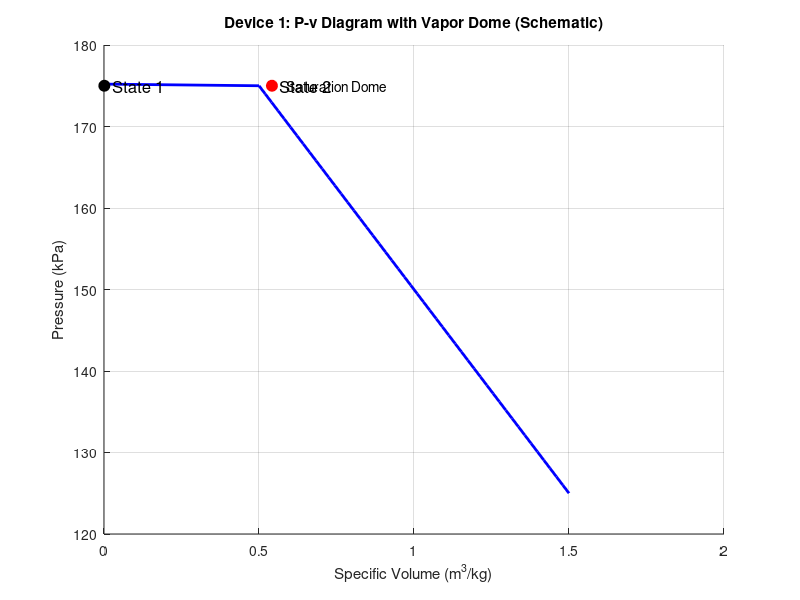
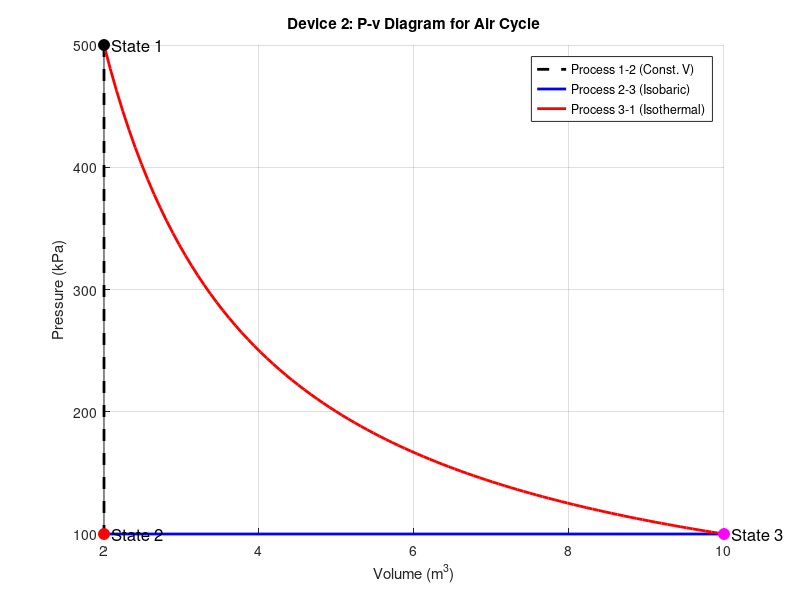
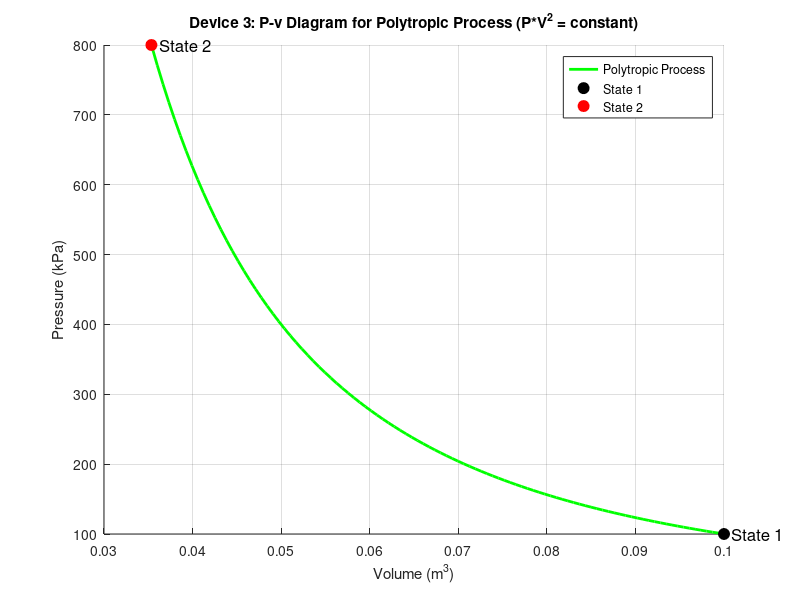

Reproduce these figures in MATLAB, in order.
%% MATLAB Code for Generating P-v Sketches for Homework 5 Devices
% Device 1: Piston-Cylinder with Water (Vapor Dome Sketch)
figure;
hold on;
% Schematic vapor dome (illustrative only)
% Create dummy curves for the saturated liquid and vapor lines.
% Here we use simple linear/quadratic segments to mimic a dome.
v_liq = linspace(0.001, 0.005, 50);                % liquid branch (small specific volumes)
P_liq = 175 + 50*(v_liq - 0.001);                    % arbitrary function for illustration
v_vap = linspace(0.5, 1.5, 50);                      % vapor branch (large specific volumes)
P_vap = 175 - 50*(v_vap - 0.5);                      % arbitrary function for illustration
plot(v_liq, P_liq, 'b', 'LineWidth', 2);             % plot saturated liquid line
plot(v_vap, P_vap, 'b', 'LineWidth', 2);             % plot saturated vapor line
% Connect the two curves (this is schematic)
plot([v_liq(end) v_vap(1)], [P_liq(end) P_vap(1)], 'b', 'LineWidth',2);

% Annotate the vapor dome
text(mean([v_liq(1), v_vap(end)]), 175, 'Saturation Dome','HorizontalAlignment','center');

% Plot process states
v1 = 0.00106; P1 = 175;    % State 1: saturated liquid
v2 = 0.54178; P2 = 175;    % State 2: quality = 50%
plot(v1, P1, 'ko','MarkerFaceColor','k','MarkerSize',8);
text(v1, P1, '  State 1','FontSize',12);
plot(v2, P2, 'ro','MarkerFaceColor','r','MarkerSize',8);
text(v2, P2, '  State 2','FontSize',12);

xlabel('Specific Volume (m^3/kg)');
ylabel('Pressure (kPa)');
title('Device 1: P-v Diagram with Vapor Dome (Schematic)');
grid on;
hold off;

%% Device 2: P-v Diagram for Air Cycle
figure;
hold on;
% Process 1 -> 2: Constant volume (vertical line)
v1 = 2; P1 = 500;      % State 1 (from energy balance solution)
v2 = 2; P2 = 100;      % State 2 (constant volume at 2 m^3, P = 100 kPa)
plot([v1 v2], [P1 P2], 'k--', 'LineWidth', 2);

% Process 2 -> 3: Isobaric expansion at 100 kPa (horizontal line)
v3 = 10; P3 = 100;     % State 3 (V = 10 m^3, P = 100 kPa)
plot([v2 v3], [P2 P3], 'b', 'LineWidth', 2);

% Process 3 -> 1: Isothermal compression. For an ideal gas, P*v = constant.
% Here, constant = P1*v1 = 500*2 = 1000 kPa·m^3.
v_iso = linspace(v3, v1, 100);
P_iso = (P1*v1)./v_iso;
plot(v_iso, P_iso, 'r', 'LineWidth', 2);

% Mark states
plot(v1, P1, 'ko','MarkerFaceColor','k','MarkerSize',8);
text(v1, P1, '  State 1','FontSize',12);
plot(v2, P2, 'ro','MarkerFaceColor','r','MarkerSize',8);
text(v2, P2, '  State 2','FontSize',12);
plot(v3, P3, 'mo','MarkerFaceColor','m','MarkerSize',8);
text(v3, P3, '  State 3','FontSize',12);

xlabel('Volume (m^3)');
ylabel('Pressure (kPa)');
title('Device 2: P-v Diagram for Air Cycle');
legend('Process 1-2 (Const. V)','Process 2-3 (Isobaric)','Process 3-1 (Isothermal)','Location','northeast');
grid on;
hold off;

%% Device 3: P-v Diagram for a Polytropic Process (P*V^2 = constant)
figure;
hold on;
% Given states
v1 = 0.1; P1 = 100;        % State 1
P2 = 800;                 % State 2 pressure
v2 = v1 * sqrt(P1/P2);      % Calculate V2 from P1*V1^2 = P2*V2^2

% Generate the polytropic process curve
v_poly = linspace(min(v1,v2), max(v1,v2), 100);
C = P1*v1^2;              % Constant in P*V^2 = C
P_poly = C./(v_poly.^2);
plot(v_poly, P_poly, 'g', 'LineWidth', 2);

% Mark states
plot(v1, P1, 'ko','MarkerFaceColor','k','MarkerSize',8);
text(v1, P1, '  State 1','FontSize',12);
plot(v2, P2, 'ro','MarkerFaceColor','r','MarkerSize',8);
text(v2, P2, '  State 2','FontSize',12);

xlabel('Volume (m^3)');
ylabel('Pressure (kPa)');
title('Device 3: P-v Diagram for Polytropic Process (P*V^2 = constant)');
legend('Polytropic Process','State 1','State 2','Location','northeast');
grid on;
hold off;
